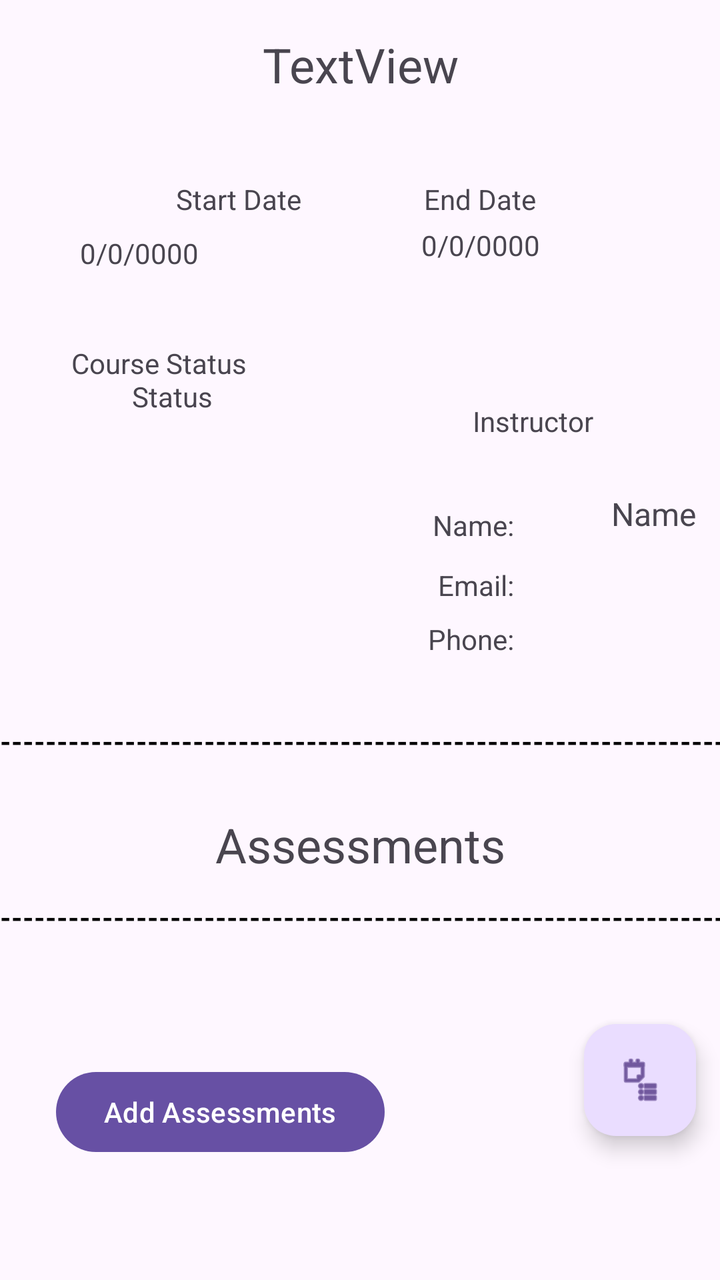
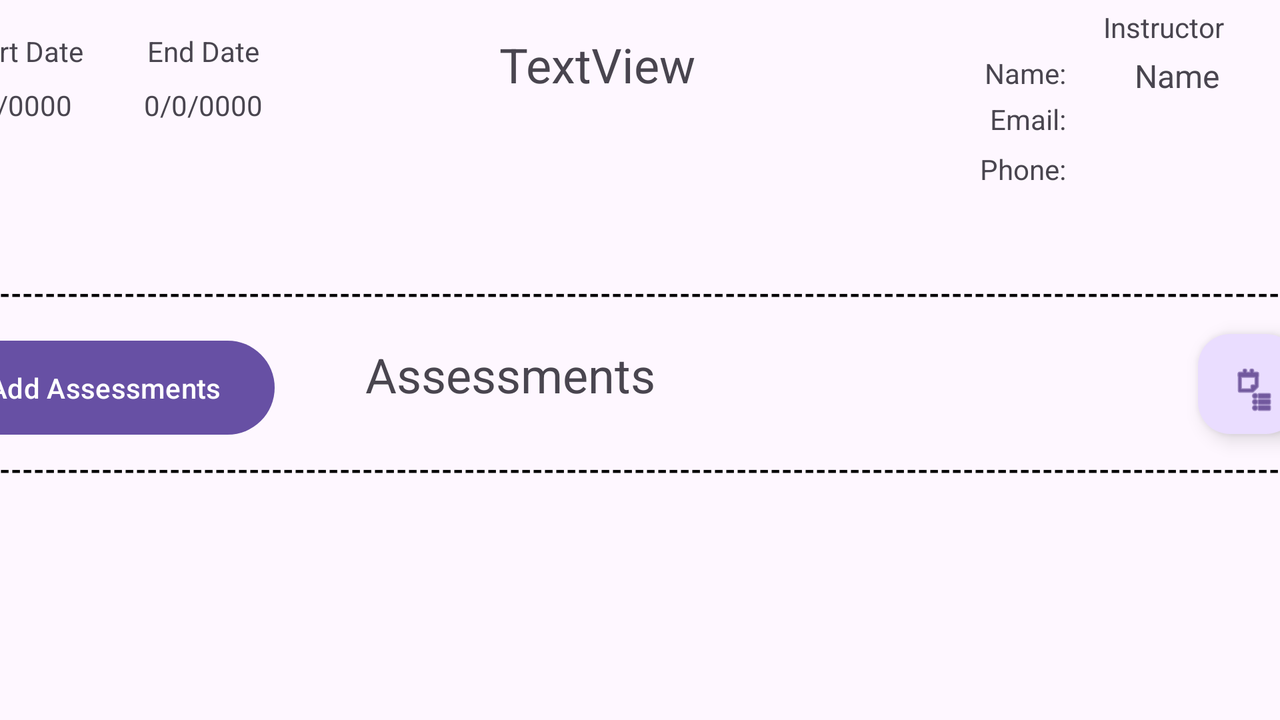

An Android layout and its configuration variant, each rendered on a device that would load it. The default file and the variant file are quoted in full after the pictures.
<!-- AndroidManifest.xml: application theme Theme.ABM2 -->
<!-- res/layout/activity_course_detailed_view.xml -->
<?xml version="1.0" encoding="utf-8"?>
<androidx.constraintlayout.widget.ConstraintLayout xmlns:android="http://schemas.android.com/apk/res/android"
    xmlns:app="http://schemas.android.com/apk/res-auto"
    xmlns:tools="http://schemas.android.com/tools"
    android:id="@+id/main"
    android:layout_width="match_parent"
    android:layout_height="match_parent"
    tools:context=".CourseDetailedView"
    tools:layout_editor_absoluteX="0dp"
    tools:layout_editor_absoluteY="8dp">

    <TextView
        android:id="@+id/textView15"
        android:layout_width="wrap_content"
        android:layout_height="wrap_content"
        android:layout_marginEnd="16dp"
        android:layout_marginBottom="11dp"
        android:text="Name:"
        app:layout_constraintBottom_toTopOf="@+id/textView14"
        app:layout_constraintEnd_toStartOf="@+id/insNameDetail" />

    <TextView
        android:id="@+id/textView3"
        android:layout_width="421dp"
        android:layout_height="21dp"
        android:layout_marginTop="8dp"
        android:text="-----------------------------------------------------------------------"
        android:textColor="@color/black"
        android:textStyle="bold"
        app:layout_constraintEnd_toEndOf="parent"
        app:layout_constraintHorizontal_bias="0.0"
        app:layout_constraintStart_toStartOf="parent"
        app:layout_constraintTop_toBottomOf="@+id/textView6" />

    <TextView
        android:id="@+id/tDetailName"
        android:layout_width="219dp"
        android:layout_height="50dp"
        android:layout_marginTop="16dp"
        android:text="TextView"
        android:textAlignment="center"
        android:textSize="24sp"
        app:layout_constraintEnd_toEndOf="parent"
        app:layout_constraintStart_toStartOf="parent"
        app:layout_constraintTop_toTopOf="parent" />

    <TextView
        android:id="@+id/textView5"
        android:layout_width="421dp"
        android:layout_height="21dp"
        android:layout_marginTop="28dp"
        android:text="-----------------------------------------------------------------------"
        android:textColor="@color/black"
        android:textStyle="bold"
        app:layout_constraintEnd_toEndOf="parent"
        app:layout_constraintHorizontal_bias="0.0"
        app:layout_constraintStart_toStartOf="parent"
        app:layout_constraintTop_toBottomOf="@+id/insPhone" />

    <RelativeLayout
        android:id="@+id/relativeLayout2"
        android:layout_width="413dp"
        android:layout_height="261dp"
        android:layout_marginTop="7dp"
        android:layout_marginBottom="28dp"
        app:layout_constraintBottom_toTopOf="@+id/addAssessments"
        app:layout_constraintEnd_toEndOf="parent"
        app:layout_constraintHorizontal_bias="1.0"
        app:layout_constraintStart_toStartOf="parent"
        app:layout_constraintTop_toBottomOf="@+id/textView3">

        <androidx.recyclerview.widget.RecyclerView
            android:id="@+id/assessmentsRecDetail"
            android:layout_width="match_parent"
            android:layout_height="match_parent" />
    </RelativeLayout>

    <Button
        android:id="@+id/addAssessments"
        android:layout_width="wrap_content"
        android:layout_height="wrap_content"
        android:layout_marginStart="28dp"
        android:layout_marginBottom="60dp"
        android:onClick="goToAssessmentsCreate"
        android:text="Add Assessments"
        app:layout_constraintBottom_toBottomOf="parent"
        app:layout_constraintStart_toStartOf="parent" />

    <TextView
        android:id="@+id/textView6"
        android:layout_width="169dp"
        android:layout_height="35dp"
        android:layout_marginTop="24dp"
        android:text="Assessments"
        android:textAlignment="center"
        android:textSize="24sp"
        app:layout_constraintEnd_toEndOf="parent"
        app:layout_constraintStart_toStartOf="parent"
        app:layout_constraintTop_toBottomOf="@+id/textView5" />

    <TextView
        android:id="@+id/textView4"
        android:layout_width="wrap_content"
        android:layout_height="wrap_content"
        android:layout_marginStart="88dp"
        android:layout_marginTop="24dp"
        android:text="Start Date"
        android:textAlignment="center"
        app:layout_constraintStart_toStartOf="parent"
        app:layout_constraintTop_toBottomOf="@+id/tDetailName" />

    <TextView
        android:id="@+id/textView7"
        android:layout_width="wrap_content"
        android:layout_height="wrap_content"
        android:layout_marginTop="24dp"
        android:layout_marginEnd="92dp"
        android:text="End Date"
        android:textAlignment="center"
        app:layout_constraintEnd_toEndOf="parent"
        app:layout_constraintTop_toBottomOf="@+id/tDetailName" />

    <TextView
        android:id="@+id/detailCourseEndDate"
        android:layout_width="135dp"
        android:layout_height="24dp"
        android:layout_marginTop="4dp"
        android:layout_marginEnd="52dp"
        android:text="0/0/0000"
        android:textAlignment="center"
        app:layout_constraintEnd_toEndOf="parent"
        app:layout_constraintTop_toBottomOf="@+id/textView7" />

    <TextView
        android:id="@+id/detailCourseStartDate"
        android:layout_width="143dp"
        android:layout_height="19dp"
        android:layout_marginTop="8dp"
        android:layout_marginEnd="32dp"
        android:text="0/0/0000"
        android:textAlignment="center"
        app:layout_constraintEnd_toStartOf="@+id/detailCourseEndDate"
        app:layout_constraintHorizontal_bias="1.0"
        app:layout_constraintStart_toStartOf="parent"
        app:layout_constraintTop_toBottomOf="@+id/textView4" />

    <TextView
        android:id="@+id/courseStatusLabel"
        android:layout_width="113dp"
        android:layout_height="22dp"
        android:layout_marginTop="36dp"
        android:text="Course Status"
        android:textAlignment="center"
        app:layout_constraintEnd_toEndOf="parent"
        app:layout_constraintHorizontal_bias="0.093"
        app:layout_constraintStart_toStartOf="parent"
        app:layout_constraintTop_toBottomOf="@+id/detailCourseStartDate" />

    <TextView
        android:id="@+id/courseStatus"
        android:layout_width="145dp"
        android:layout_height="22dp"
        android:layout_marginTop="4dp"
        android:layout_marginBottom="160dp"
        android:text="Status"
        android:textAlignment="center"
        app:layout_constraintBottom_toTopOf="@+id/textView5"
        app:layout_constraintEnd_toEndOf="parent"
        app:layout_constraintHorizontal_bias="0.064"
        app:layout_constraintStart_toStartOf="parent"
        app:layout_constraintTop_toBottomOf="@+id/courseStatusLabel" />

    <TextView
        android:id="@+id/textView9"
        android:layout_width="115dp"
        android:layout_height="33dp"
        android:layout_marginTop="64dp"
        android:layout_marginEnd="36dp"
        android:text="Instructor"
        android:textAlignment="center"
        app:layout_constraintEnd_toEndOf="parent"
        app:layout_constraintTop_toBottomOf="@+id/detailCourseEndDate" />

    <TextView
        android:id="@+id/insNameDetail"
        android:layout_width="75dp"
        android:layout_height="25dp"
        android:layout_marginTop="12dp"
        android:layout_marginEnd="12dp"
        android:ems="10"
        android:inputType="text"
        android:text="Name"
        android:textAlignment="textEnd"
        android:textSize="16sp"
        app:layout_constraintEnd_toEndOf="parent"
        app:layout_constraintTop_toBottomOf="@+id/textView9" />

    <TextView
        android:id="@+id/insEmailDetail"
        android:layout_width="75dp"
        android:layout_height="25dp"
        android:layout_marginTop="4dp"
        android:layout_marginEnd="12dp"
        android:ems="10"
        android:inputType="textEmailAddress"
        android:textAlignment="textEnd"
        android:textSize="16sp"
        app:layout_constraintEnd_toEndOf="parent"
        app:layout_constraintTop_toBottomOf="@+id/insNameDetail" />

    <TextView
        android:id="@+id/insPhone"
        android:layout_width="75dp"
        android:layout_height="25dp"
        android:layout_marginTop="8dp"
        android:layout_marginEnd="12dp"
        android:ems="10"
        android:inputType="phone"
        android:lineSpacingExtra="16sp"
        android:textAlignment="textEnd"
        app:layout_constraintEnd_toEndOf="parent"
        app:layout_constraintTop_toBottomOf="@+id/insEmailDetail" />

    <FrameLayout
        android:id="@+id/fragment_container"
        android:layout_width="411dp"
        android:layout_height="525dp"
        tools:layout_editor_absoluteX="0dp"
        tools:layout_editor_absoluteY="138dp"
        tools:visibility="gone">

    </FrameLayout>

    <com.google.android.material.floatingactionbutton.FloatingActionButton
        android:id="@+id/fltViewNotesBtn"
        android:layout_width="wrap_content"
        android:layout_height="wrap_content"
        android:layout_marginEnd="12dp"
        android:layout_marginBottom="72dp"
        android:clickable="true"
        app:layout_constraintBottom_toBottomOf="parent"
        app:layout_constraintEnd_toEndOf="parent"
        app:srcCompat="@android:drawable/ic_menu_agenda" />

    <TextView
        android:id="@+id/textView14"
        android:layout_width="wrap_content"
        android:layout_height="wrap_content"
        android:layout_marginEnd="16dp"
        android:layout_marginBottom="8dp"
        android:text="Email:"
        app:layout_constraintBottom_toTopOf="@+id/textView17"
        app:layout_constraintEnd_toStartOf="@+id/insEmailDetail" />

    <TextView
        android:id="@+id/textView17"
        android:layout_width="wrap_content"
        android:layout_height="wrap_content"
        android:layout_marginEnd="16dp"
        android:layout_marginBottom="32dp"
        android:text="Phone:"
        app:layout_constraintBottom_toTopOf="@+id/textView5"
        app:layout_constraintEnd_toStartOf="@+id/insPhone" />

</androidx.constraintlayout.widget.ConstraintLayout>
<!-- resources referenced by this layout -->
<resources>
  <style name="Theme.ABM2" parent="Base.Theme.ABM2" />
  <style name="Base.Theme.ABM2" parent="Theme.Material3.DayNight">
          
          
      </style>
</resources>
<!-- res/layout-land/activity_course_detailed_view.xml (the repository's variant of the layout above) -->
<!-- drawn on the phone turned sideways -->
<?xml version="1.0" encoding="utf-8"?>
<androidx.constraintlayout.widget.ConstraintLayout xmlns:android="http://schemas.android.com/apk/res/android"
    xmlns:app="http://schemas.android.com/apk/res-auto"
    xmlns:tools="http://schemas.android.com/tools"
    android:id="@+id/main"
    android:layout_width="match_parent"
    android:layout_height="match_parent"
    tools:context=".CourseDetailedView">

    <TextView
        android:id="@+id/textView19"
        android:layout_width="wrap_content"
        android:layout_height="wrap_content"
        android:layout_marginTop="6dp"
        android:layout_marginEnd="4dp"
        android:text="Phone:"
        app:layout_constraintEnd_toStartOf="@+id/insPhone"
        app:layout_constraintTop_toBottomOf="@+id/textView18" />

    <TextView
        android:id="@+id/textView18"
        android:layout_width="wrap_content"
        android:layout_height="wrap_content"
        android:layout_marginTop="4dp"
        android:layout_marginEnd="4dp"
        android:text="Email:"
        app:layout_constraintEnd_toStartOf="@+id/insEmailDetail"
        app:layout_constraintTop_toBottomOf="@+id/textView16" />

    <TextView
        android:id="@+id/textView16"
        android:layout_width="wrap_content"
        android:layout_height="wrap_content"
        android:layout_marginTop="27dp"
        android:layout_marginEnd="4dp"
        android:layout_marginBottom="4dp"
        android:text="Name:"
        app:layout_constraintBottom_toTopOf="@+id/textView18"
        app:layout_constraintEnd_toStartOf="@+id/insNameDetail"
        app:layout_constraintTop_toTopOf="parent" />

    <TextView
        android:id="@+id/textView3"
        android:layout_width="882dp"
        android:layout_height="22dp"
        android:layout_marginTop="16dp"
        android:layout_marginBottom="7dp"
        android:text="---------------------------------------------------------------------------------------------------------------------------------------------------------"
        android:textColor="@color/black"
        android:textStyle="bold"
        app:layout_constraintBottom_toTopOf="@+id/relativeLayout2"
        app:layout_constraintEnd_toEndOf="parent"
        app:layout_constraintHorizontal_bias="0.308"
        app:layout_constraintStart_toStartOf="parent"
        app:layout_constraintTop_toBottomOf="@+id/textView6" />

    <TextView
        android:id="@+id/tDetailName"
        android:layout_width="148dp"
        android:layout_height="32dp"
        android:layout_marginTop="16dp"
        android:text="TextView"
        android:textAlignment="center"
        android:textSize="24sp"
        app:layout_constraintEnd_toEndOf="parent"
        app:layout_constraintHorizontal_bias="0.456"
        app:layout_constraintStart_toStartOf="parent"
        app:layout_constraintTop_toTopOf="parent" />

    <TextView
        android:id="@+id/textView5"
        android:layout_width="882dp"
        android:layout_height="22dp"
        android:layout_marginTop="8dp"
        android:text="---------------------------------------------------------------------------------------------------------------------------------------------------------"
        android:textColor="@color/black"
        android:textStyle="bold"
        app:layout_constraintEnd_toEndOf="parent"
        app:layout_constraintHorizontal_bias="0.308"
        app:layout_constraintStart_toStartOf="parent"
        app:layout_constraintTop_toBottomOf="@+id/courseStatus" />

    <RelativeLayout
        android:id="@+id/relativeLayout2"
        android:layout_width="901dp"
        android:layout_height="119dp"
        android:layout_marginTop="8dp"
        android:layout_marginBottom="8dp"
        app:layout_constraintBottom_toBottomOf="parent"
        app:layout_constraintEnd_toEndOf="parent"
        app:layout_constraintStart_toStartOf="parent"
        app:layout_constraintTop_toBottomOf="@+id/textView3">

        <androidx.recyclerview.widget.RecyclerView
            android:id="@+id/assessmentsRecDetail"
            android:layout_width="match_parent"
            android:layout_height="match_parent" />
    </RelativeLayout>

    <Button
        android:id="@+id/addAssessments"
        android:layout_width="170dp"
        android:layout_height="55dp"
        android:layout_marginStart="8dp"
        android:layout_marginTop="8dp"
        android:layout_marginEnd="8dp"
        android:layout_marginBottom="4dp"
        android:onClick="goToAssessmentsCreate"
        android:text="Add Assessments"
        app:layout_constraintBottom_toTopOf="@+id/textView3"
        app:layout_constraintEnd_toStartOf="@+id/textView6"
        app:layout_constraintStart_toStartOf="parent"
        app:layout_constraintTop_toBottomOf="@+id/textView5" />

    <TextView
        android:id="@+id/textView6"
        android:layout_width="172dp"
        android:layout_height="42dp"
        android:layout_marginStart="24dp"
        android:layout_marginTop="12dp"
        android:layout_marginEnd="234dp"
        android:text="Assessments"
        android:textAlignment="center"
        android:textSize="24sp"
        app:layout_constraintEnd_toStartOf="@+id/fltViewNotesBtn"
        app:layout_constraintStart_toEndOf="@+id/addAssessments"
        app:layout_constraintTop_toBottomOf="@+id/textView5" />

    <TextView
        android:id="@+id/textView4"
        android:layout_width="wrap_content"
        android:layout_height="wrap_content"
        android:layout_marginStart="28dp"
        android:layout_marginTop="16dp"
        android:layout_marginEnd="8dp"
        android:text="Start Date"
        android:textAlignment="center"
        app:layout_constraintEnd_toStartOf="@+id/textView7"
        app:layout_constraintStart_toStartOf="parent"
        app:layout_constraintTop_toTopOf="parent" />

    <TextView
        android:id="@+id/textView7"
        android:layout_width="wrap_content"
        android:layout_height="wrap_content"
        android:layout_marginStart="24dp"
        android:layout_marginTop="16dp"
        android:layout_marginEnd="144dp"
        android:text="End Date"
        android:textAlignment="center"
        app:layout_constraintEnd_toStartOf="@+id/tDetailName"
        app:layout_constraintStart_toEndOf="@+id/textView4"
        app:layout_constraintTop_toTopOf="parent" />

    <TextView
        android:id="@+id/detailCourseEndDate"
        android:layout_width="wrap_content"
        android:layout_height="wrap_content"
        android:layout_marginTop="8dp"
        android:text="0/0/0000"
        android:textAlignment="center"
        app:layout_constraintEnd_toEndOf="@+id/textView7"
        app:layout_constraintStart_toStartOf="@+id/textView7"
        app:layout_constraintTop_toBottomOf="@+id/textView7" />

    <TextView
        android:id="@+id/detailCourseStartDate"
        android:layout_width="wrap_content"
        android:layout_height="wrap_content"
        android:layout_marginStart="32dp"
        android:layout_marginTop="8dp"
        android:layout_marginEnd="6dp"
        android:text="0/0/0000"
        android:textAlignment="center"
        app:layout_constraintEnd_toEndOf="@+id/textView4"
        app:layout_constraintHorizontal_bias="1.0"
        app:layout_constraintStart_toStartOf="parent"
        app:layout_constraintTop_toBottomOf="@+id/textView4" />

    <TextView
        android:id="@+id/courseStatusLabel"
        android:layout_width="113dp"
        android:layout_height="22dp"
        android:layout_marginStart="362dp"
        android:layout_marginTop="32dp"
        android:layout_marginEnd="313dp"
        android:text="Course Status"
        android:textAlignment="center"
        app:layout_constraintEnd_toStartOf="@+id/insPhone"
        app:layout_constraintStart_toStartOf="parent"
        app:layout_constraintTop_toBottomOf="@+id/tDetailName" />

    <TextView
        android:id="@+id/courseStatus"
        android:layout_width="wrap_content"
        android:layout_height="wrap_content"
        android:layout_marginStart="32dp"
        android:layout_marginTop="8dp"
        android:layout_marginEnd="41dp"
        android:text="Status"
        android:textAlignment="center"
        app:layout_constraintEnd_toEndOf="@+id/courseStatusLabel"
        app:layout_constraintStart_toStartOf="@+id/courseStatusLabel"
        app:layout_constraintTop_toBottomOf="@+id/courseStatusLabel" />

    <TextView
        android:id="@+id/textView9"
        android:layout_width="wrap_content"
        android:layout_height="wrap_content"
        android:layout_marginTop="4dp"
        android:layout_marginEnd="28dp"
        android:text="Instructor"
        android:textAlignment="center"
        app:layout_constraintEnd_toEndOf="parent"
        app:layout_constraintTop_toTopOf="parent" />

    <TextView
        android:id="@+id/insNameDetail"
        android:layout_width="103dp"
        android:layout_height="20dp"
        android:layout_marginTop="4dp"
        android:ems="10"
        android:inputType="text"
        android:text="Name"
        android:textAlignment="center"
        android:textSize="16sp"
        app:layout_constraintEnd_toEndOf="parent"
        app:layout_constraintTop_toBottomOf="@+id/textView9" />

    <TextView
        android:id="@+id/insEmailDetail"
        android:layout_width="103dp"
        android:layout_height="20dp"
        android:layout_marginTop="4dp"
        android:ems="10"
        android:inputType="textEmailAddress"
        android:textAlignment="center"
        android:textSize="16sp"
        app:layout_constraintEnd_toEndOf="parent"
        app:layout_constraintTop_toBottomOf="@+id/insNameDetail" />

    <TextView
        android:id="@+id/insPhone"
        android:layout_width="103dp"
        android:layout_height="20dp"
        android:layout_marginTop="4dp"
        android:layout_marginBottom="12dp"
        android:ems="10"
        android:inputType="phone"
        android:lineSpacingExtra="16sp"
        android:textAlignment="center"
        app:layout_constraintBottom_toTopOf="@+id/textView5"
        app:layout_constraintEnd_toEndOf="parent"
        app:layout_constraintTop_toBottomOf="@+id/insEmailDetail"
        app:layout_constraintVertical_bias="0.0" />

    <FrameLayout
        android:id="@+id/fragment_container"
        android:layout_width="726dp"
        android:layout_height="408dp"
        tools:layout_editor_absoluteX="2dp"
        tools:layout_editor_absoluteY="-2dp"
        tools:visibility="gone">

    </FrameLayout>

    <com.google.android.material.floatingactionbutton.FloatingActionButton
        android:id="@+id/fltViewNotesBtn"
        android:layout_width="92dp"
        android:layout_height="50dp"
        android:layout_marginStart="24dp"
        android:layout_marginTop="8dp"
        android:layout_marginEnd="32dp"
        android:layout_marginBottom="8dp"
        android:clickable="true"
        app:layout_constraintBottom_toTopOf="@+id/textView3"
        app:layout_constraintEnd_toEndOf="parent"
        app:layout_constraintStart_toEndOf="@+id/textView6"
        app:layout_constraintTop_toBottomOf="@+id/textView5"
        app:layout_constraintVertical_bias="0.714"
        app:srcCompat="@android:drawable/ic_menu_agenda" />

</androidx.constraintlayout.widget.ConstraintLayout>
